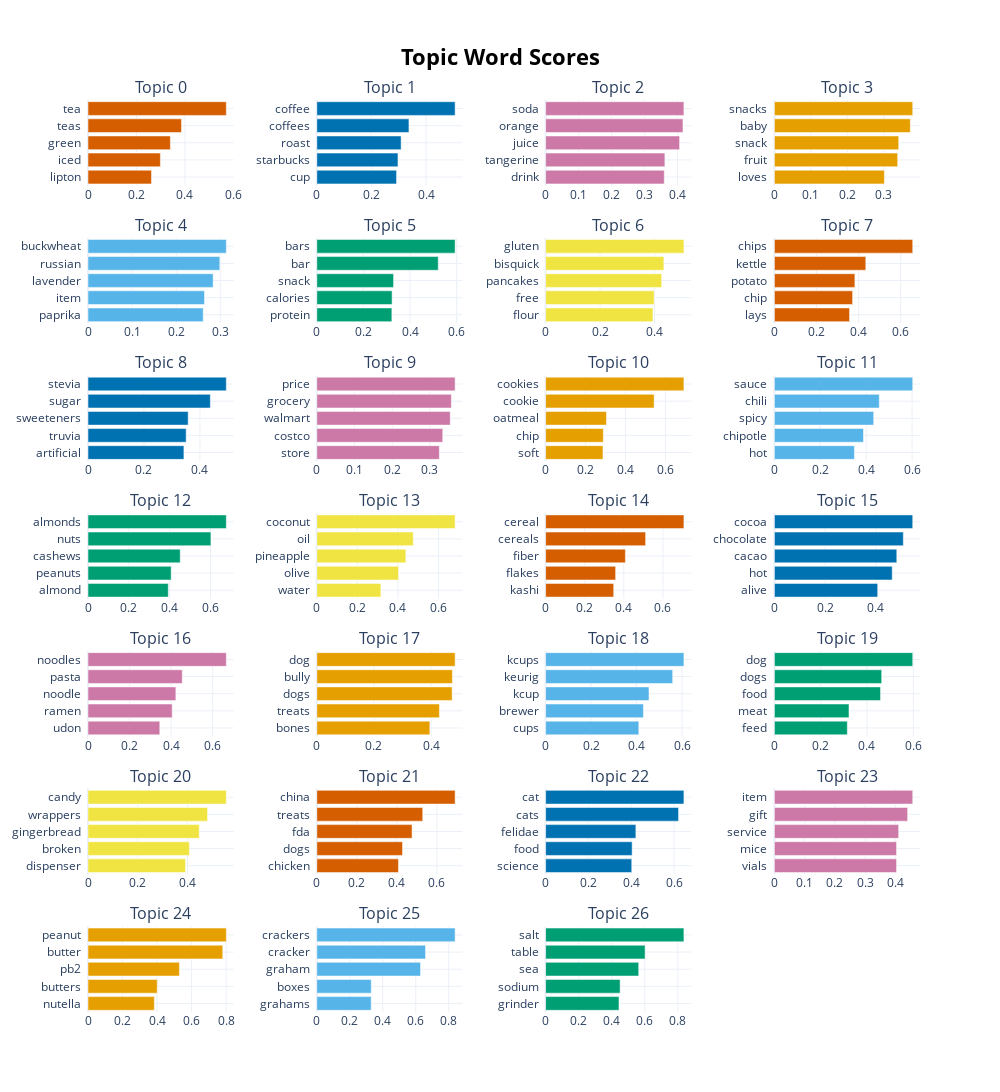

Notebook source saved alongside this figure:
### Code cell
# Produced using BERTopic's innate EDA function.
# More interpretable as it uses word vectors.
model.visualize_barchart(top_n_topics=27)

### Figure 1 — Plotly figure (JSON) as saved in the notebook; plotly's stock layout.template omitted (floating-point values rounded to 4 significant figures)
{"data": [{"marker": {"color": "#D55E00"}, "orientation": "h", "type": "bar", "x": [0.262, 0.2988, 0.34, 0.3857, 0.5709], "xaxis": "x", "y": ["lipton  ", "iced  ", "green  ", "teas  ", "tea  "], "yaxis": "y"}, {"marker": {"color": "#0072B2"}, "orientation": "h", "type": "bar", "x": [0.292, 0.2973, 0.3088, 0.3374, 0.5065], "xaxis": "x2", "y": ["cup  ", "starbucks  ", "roast  ", "coffees  ", "coffee  "], "yaxis": "y2"}, {"marker": {"color": "#CC79A7"}, "orientation": "h", "type": "bar", "x": [0.3597, 0.3615, 0.406, 0.4163, 0.4192], "xaxis": "x3", "y": ["drink  ", "tangerine  ", "juice  ", "orange  ", "soda  "], "yaxis": "y3"}, {"marker": {"color": "#E69F00"}, "orientation": "h", "type": "bar", "x": [0.3018, 0.3383, 0.3412, 0.373, 0.3796], "xaxis": "x4", "y": ["loves  ", "fruit  ", "snack  ", "baby  ", "snacks  "], "yaxis": "y4"}, {"marker": {"color": "#56B4E9"}, "orientation": "h", "type": "bar", "x": [0.2613, 0.2642, 0.2838, 0.2988, 0.3137], "xaxis": "x5", "y": ["paprika  ", "item  ", "lavender  ", "russian  ", "buckwheat  "], "yaxis": "y5"}, {"marker": {"color": "#009E73"}, "orientation": "h", "type": "bar", "x": [0.322, 0.3231, 0.3294, 0.521, 0.5935], "xaxis": "x6", "y": ["protein  ", "calories  ", "snack  ", "bar  ", "bars  "], "yaxis": "y6"}, {"marker": {"color": "#F0E442"}, "orientation": "h", "type": "bar", "x": [0.3945, 0.3989, 0.4265, 0.4346, 0.5082], "xaxis": "x7", "y": ["flour  ", "free  ", "pancakes  ", "bisquick  ", "gluten  "], "yaxis": "y7"}, {"marker": {"color": "#D55E00"}, "orientation": "h", "type": "bar", "x": [0.3568, 0.3713, 0.3821, 0.434, 0.6569], "xaxis": "x8", "y": ["lays  ", "chip  ", "potato  ", "kettle  ", "chips  "], "yaxis": "y8"}, {"marker": {"color": "#0072B2"}, "orientation": "h", "type": "bar", "x": [0.3427, 0.3508, 0.3579, 0.4372, 0.4943], "xaxis": "x9", "y": ["artificial  ", "truvia  ", "sweeteners  ", "sugar  ", "stevia  "], "yaxis": "y9"}, {"marker": {"color": "#CC79A7"}, "orientation": "h", "type": "bar", "x": [0.3251, 0.3341, 0.354, 0.3571, 0.367], "xaxis": "x10", "y": ["store  ", "costco  ", "walmart  ", "grocery  ", "price  "], "yaxis": "y10"}, {"marker": {"color": "#E69F00"}, "orientation": "h", "type": "bar", "x": [0.2871, 0.2889, 0.3045, 0.5432, 0.6923], "xaxis": "x11", "y": ["soft  ", "chip  ", "oatmeal  ", "cookie  ", "cookies  "], "yaxis": "y11"}, {"marker": {"color": "#56B4E9"}, "orientation": "h", "type": "bar", "x": [0.3486, 0.3881, 0.4327, 0.457, 0.6027], "xaxis": "x12", "y": ["hot  ", "chipotle  ", "spicy  ", "chili  ", "sauce  "], "yaxis": "y12"}, {"marker": {"color": "#009E73"}, "orientation": "h", "type": "bar", "x": [0.3931, 0.4072, 0.4515, 0.6018, 0.6772], "xaxis": "x13", "y": ["almond  ", "peanuts  ", "cashews  ", "nuts  ", "almonds  "], "yaxis": "y13"}, {"marker": {"color": "#F0E442"}, "orientation": "h", "type": "bar", "x": [0.3158, 0.4027, 0.4389, 0.4754, 0.6816], "xaxis": "x14", "y": ["water  ", "olive  ", "pineapple  ", "oil  ", "coconut  "], "yaxis": "y14"}, {"marker": {"color": "#D55E00"}, "orientation": "h", "type": "bar", "x": [0.3484, 0.3582, 0.4082, 0.5116, 0.7075], "xaxis": "x15", "y": ["kashi  ", "flakes  ", "fiber  ", "cereals  ", "cereal  "], "yaxis": "y15"}, {"marker": {"color": "#0072B2"}, "orientation": "h", "type": "bar", "x": [0.4069, 0.4641, 0.482, 0.5078, 0.5448], "xaxis": "x16", "y": ["alive  ", "hot  ", "cacao  ", "chocolate  ", "cocoa  "], "yaxis": "y16"}, {"marker": {"color": "#CC79A7"}, "orientation": "h", "type": "bar", "x": [0.3455, 0.4051, 0.4227, 0.4536, 0.6656], "xaxis": "x17", "y": ["udon  ", "ramen  ", "noodle  ", "pasta  ", "noodles  "], "yaxis": "y17"}, {"marker": {"color": "#E69F00"}, "orientation": "h", "type": "bar", "x": [0.3957, 0.4291, 0.4736, 0.4746, 0.4841], "xaxis": "x18", "y": ["bones  ", "treats  ", "dogs  ", "bully  ", "dog  "], "yaxis": "y18"}, {"marker": {"color": "#56B4E9"}, "orientation": "h", "type": "bar", "x": [0.4099, 0.4303, 0.4547, 0.5589, 0.6083], "xaxis": "x19", "y": ["cups  ", "brewer  ", "kcup  ", "keurig  ", "kcups  "], "yaxis": "y19"}, {"marker": {"color": "#009E73"}, "orientation": "h", "type": "bar", "x": [0.3151, 0.3223, 0.4586, 0.4635, 0.5977], "xaxis": "x20", "y": ["feed  ", "meat  ", "food  ", "dogs  ", "dog  "], "yaxis": "y20"}, {"marker": {"color": "#F0E442"}, "orientation": "h", "type": "bar", "x": [0.392, 0.4074, 0.4472, 0.4808, 0.556], "xaxis": "x21", "y": ["dispenser  ", "broken  ", "gingerbread  ", "wrappers  ", "candy  "], "yaxis": "y21"}, {"marker": {"color": "#D55E00"}, "orientation": "h", "type": "bar", "x": [0.408, 0.4283, 0.476, 0.5293, 0.6911], "xaxis": "x22", "y": ["chicken  ", "dogs  ", "fda  ", "treats  ", "china  "], "yaxis": "y22"}, {"marker": {"color": "#0072B2"}, "orientation": "h", "type": "bar", "x": [0.4024, 0.4044, 0.4218, 0.6213, 0.6463], "xaxis": "x23", "y": ["science  ", "food  ", "felidae  ", "cats  ", "cat  "], "yaxis": "y23"}, {"marker": {"color": "#CC79A7"}, "orientation": "h", "type": "bar", "x": [0.4038, 0.4038, 0.4107, 0.4404, 0.4572], "xaxis": "x24", "y": ["vials  ", "mice  ", "service  ", "gift  ", "item  "], "yaxis": "y24"}, {"marker": {"color": "#E69F00"}, "orientation": "h", "type": "bar", "x": [0.3842, 0.4009, 0.5293, 0.7804, 0.8011], "xaxis": "x25", "y": ["nutella  ", "butters  ", "pb2  ", "butter  ", "peanut  "], "yaxis": "y25"}, {"marker": {"color": "#56B4E9"}, "orientation": "h", "type": "bar", "x": [0.3296, 0.33, 0.6288, 0.6592, 0.8384], "xaxis": "x26", "y": ["grahams  ", "boxes  ", "graham  ", "cracker  ", "crackers  "], "yaxis": "y26"}, {"marker": {"color": "#009E73"}, "orientation": "h", "type": "bar", "x": [0.4438, 0.4507, 0.5631, 0.6018, 0.8366], "xaxis": "x27", "y": ["grinder  ", "sodium  ", "sea  ", "table  ", "salt  "], "yaxis": "y27"}], "layout": {"annotations": [{"font": {"size": 16}, "showarrow": false, "text": "Topic 0", "x": 0.0875, "xanchor": "center", "xref": "paper", "y": 1, "yanchor": "bottom", "yref": "paper"}, {"font": {"size": 16}, "showarrow": false, "text": "Topic 1", "x": 0.3625, "xanchor": "center", "xref": "paper", "y": 1, "yanchor": "bottom", "yref": "paper"}, {"font": {"size": 16}, "showarrow": false, "text": "Topic 2", "x": 0.6375, "xanchor": "center", "xref": "paper", "y": 1, "yanchor": "bottom", "yref": "paper"}, {"font": {"size": 16}, "showarrow": false, "text": "Topic 3", "x": 0.9125, "xanchor": "center", "xref": "paper", "y": 1, "yanchor": "bottom", "yref": "paper"}, {"font": {"size": 16}, "showarrow": false, "text": "Topic 4", "x": 0.0875, "xanchor": "center", "xref": "paper", "y": 0.849, "yanchor": "bottom", "yref": "paper"}, {"font": {"size": 16}, "showarrow": false, "text": "Topic 5", "x": 0.3625, "xanchor": "center", "xref": "paper", "y": 0.849, "yanchor": "bottom", "yref": "paper"}, {"font": {"size": 16}, "showarrow": false, "text": "Topic 6", "x": 0.6375, "xanchor": "center", "xref": "paper", "y": 0.849, "yanchor": "bottom", "yref": "paper"}, {"font": {"size": 16}, "showarrow": false, "text": "Topic 7", "x": 0.9125, "xanchor": "center", "xref": "paper", "y": 0.849, "yanchor": "bottom", "yref": "paper"}, {"font": {"size": 16}, "showarrow": false, "text": "Topic 8", "x": 0.0875, "xanchor": "center", "xref": "paper", "y": 0.698, "yanchor": "bottom", "yref": "paper"}, {"font": {"size": 16}, "showarrow": false, "text": "Topic 9", "x": 0.3625, "xanchor": "center", "xref": "paper", "y": 0.698, "yanchor": "bottom", "yref": "paper"}, {"font": {"size": 16}, "showarrow": false, "text": "Topic 10", "x": 0.6375, "xanchor": "center", "xref": "paper", "y": 0.698, "yanchor": "bottom", "yref": "paper"}, {"font": {"size": 16}, "showarrow": false, "text": "Topic 11", "x": 0.9125, "xanchor": "center", "xref": "paper", "y": 0.698, "yanchor": "bottom", "yref": "paper"}, {"font": {"size": 16}, "showarrow": false, "text": "Topic 12", "x": 0.0875, "xanchor": "center", "xref": "paper", "y": 0.5469, "yanchor": "bottom", "yref": "paper"}, {"font": {"size": 16}, "showarrow": false, "text": "Topic 13", "x": 0.3625, "xanchor": "center", "xref": "paper", "y": 0.5469, "yanchor": "bottom", "yref": "paper"}, {"font": {"size": 16}, "showarrow": false, "text": "Topic 14", "x": 0.6375, "xanchor": "center", "xref": "paper", "y": 0.5469, "yanchor": "bottom", "yref": "paper"}, {"font": {"size": 16}, "showarrow": false, "text": "Topic 15", "x": 0.9125, "xanchor": "center", "xref": "paper", "y": 0.5469, "yanchor": "bottom", "yref": "paper"}, {"font": {"size": 16}, "showarrow": false, "text": "Topic 16", "x": 0.0875, "xanchor": "center", "xref": "paper", "y": 0.3959, "yanchor": "bottom", "yref": "paper"}, {"font": {"size": 16}, "showarrow": false, "text": "Topic 17", "x": 0.3625, "xanchor": "center", "xref": "paper", "y": 0.3959, "yanchor": "bottom", "yref": "paper"}, {"font": {"size": 16}, "showarrow": false, "text": "Topic 18", "x": 0.6375, "xanchor": "center", "xref": "paper", "y": 0.3959, "yanchor": "bottom", "yref": "paper"}, {"font": {"size": 16}, "showarrow": false, "text": "Topic 19", "x": 0.9125, "xanchor": "center", "xref": "paper", "y": 0.3959, "yanchor": "bottom", "yref": "paper"}, {"font": {"size": 16}, "showarrow": false, "text": "Topic 20", "x": 0.0875, "xanchor": "center", "xref": "paper", "y": 0.2449, "yanchor": "bottom", "yref": "paper"}, {"font": {"size": 16}, "showarrow": false, "text": "Topic 21", "x": 0.3625, "xanchor": "center", "xref": "paper", "y": 0.2449, "yanchor": "bottom", "yref": "paper"}, {"font": {"size": 16}, "showarrow": false, "text": "Topic 22", "x": 0.6375, "xanchor": "center", "xref": "paper", "y": 0.2449, "yanchor": "bottom", "yref": "paper"}, {"font": {"size": 16}, "showarrow": false, "text": "Topic 23", "x": 0.9125, "xanchor": "center", "xref": "paper", "y": 0.2449, "yanchor": "bottom", "yref": "paper"}, {"font": {"size": 16}, "showarrow": false, "text": "Topic 24", "x": 0.0875, "xanchor": "center", "xref": "paper", "y": 0.09388, "yanchor": "bottom", "yref": "paper"}, {"font": {"size": 16}, "showarrow": false, "text": "Topic 25", "x": 0.3625, "xanchor": "center", "xref": "paper", "y": 0.09388, "yanchor": "bottom", "yref": "paper"}, {"font": {"size": 16}, "showarrow": false, "text": "Topic 26", "x": 0.6375, "xanchor": "center", "xref": "paper", "y": 0.09388, "yanchor": "bottom", "yref": "paper"}], "height": 1750, "hoverlabel": {"bgcolor": "white", "font": {"family": "Rockwell", "size": 16}}, "showlegend": false, "title": {"font": {"color": "Black", "size": 22}, "text": "<b>Topic Word Scores", "x": 0.5, "xanchor": "center", "yanchor": "top"}, "width": 1000, "xaxis": {"anchor": "y", "domain": [0, 0.175], "showgrid": true}, "xaxis10": {"anchor": "y10", "domain": [0.275, 0.45], "showgrid": true}, "xaxis11": {"anchor": "y11", "domain": [0.55, 0.725], "showgrid": true}, "xaxis12": {"anchor": "y12", "domain": [0.825, 1], "showgrid": true}, "xaxis13": {"anchor": "y13", "domain": [0, 0.175], "showgrid": true}, "xaxis14": {"anchor": "y14", "domain": [0.275, 0.45], "showgrid": true}, "xaxis15": {"anchor": "y15", "domain": [0.55, 0.725], "showgrid": true}, "xaxis16": {"anchor": "y16", "domain": [0.825, 1], "showgrid": true}, "xaxis17": {"anchor": "y17", "domain": [0, 0.175], "showgrid": true}, "xaxis18": {"anchor": "y18", "domain": [0.275, 0.45], "showgrid": true}, "xaxis19": {"anchor": "y19", "domain": [0.55, 0.725], "showgrid": true}, "xaxis2": {"anchor": "y2", "domain": [0.275, 0.45], "showgrid": true}, "xaxis20": {"anchor": "y20", "domain": [0.825, 1], "showgrid": true}, "xaxis21": {"anchor": "y21", "domain": [0, 0.175], "showgrid": true}, "xaxis22": {"anchor": "y22", "domain": [0.275, 0.45], "showgrid": true}, "xaxis23": {"anchor": "y23", "domain": [0.55, 0.725], "showgrid": true}, "xaxis24": {"anchor": "y24", "domain": [0.825, 1], "showgrid": true}, "xaxis25": {"anchor": "y25", "domain": [0, 0.175], "showgrid": true}, "xaxis26": {"anchor": "y26", "domain": [0.275, 0.45], "showgrid": true}, "xaxis27": {"anchor": "y27", "domain": [0.55, 0.725], "showgrid": true}, "xaxis28": {"anchor": "y28", "domain": [0.825, 1], "showgrid": true}, "xaxis3": {"anchor": "y3", "domain": [0.55, 0.725], "showgrid": true}, "xaxis4": {"anchor": "y4", "domain": [0.825, 1], "showgrid": true}, "xaxis5": {"anchor": "y5", "domain": [0, 0.175], "showgrid": true}, "xaxis6": {"anchor": "y6", "domain": [0.275, 0.45], "showgrid": true}, "xaxis7": {"anchor": "y7", "domain": [0.55, 0.725], "showgrid": true}, "xaxis8": {"anchor": "y8", "domain": [0.825, 1], "showgrid": true}, "xaxis9": {"anchor": "y9", "domain": [0, 0.175], "showgrid": true}, "yaxis": {"anchor": "x", "domain": [0.9061, 1], "showgrid": true}, "yaxis10": {"anchor": "x10", "domain": [0.6041, 0.698], "showgrid": true}, "yaxis11": {"anchor": "x11", "domain": [0.6041, 0.698], "showgrid": true}, "yaxis12": {"anchor": "x12", "domain": [0.6041, 0.698], "showgrid": true}, "yaxis13": {"anchor": "x13", "domain": [0.4531, 0.5469], "showgrid": true}, "yaxis14": {"anchor": "x14", "domain": [0.4531, 0.5469], "showgrid": true}, "yaxis15": {"anchor": "x15", "domain": [0.4531, 0.5469], "showgrid": true}, "yaxis16": {"anchor": "x16", "domain": [0.4531, 0.5469], "showgrid": true}, "yaxis17": {"anchor": "x17", "domain": [0.302, 0.3959], "showgrid": true}, "yaxis18": {"anchor": "x18", "domain": [0.302, 0.3959], "showgrid": true}, "yaxis19": {"anchor": "x19", "domain": [0.302, 0.3959], "showgrid": true}, "yaxis2": {"anchor": "x2", "domain": [0.9061, 1], "showgrid": true}, "yaxis20": {"anchor": "x20", "domain": [0.302, 0.3959], "showgrid": true}, "yaxis21": {"anchor": "x21", "domain": [0.151, 0.2449], "showgrid": true}, "yaxis22": {"anchor": "x22", "domain": [0.151, 0.2449], "showgrid": true}, "yaxis23": {"anchor": "x23", "domain": [0.151, 0.2449], "showgrid": true}, "yaxis24": {"anchor": "x24", "domain": [0.151, 0.2449], "showgrid": true}, "yaxis25": {"anchor": "x25", "domain": [0, 0.09388], "showgrid": true}, "yaxis26": {"anchor": "x26", "domain": [0, 0.09388], "showgrid": true}, "yaxis27": {"anchor": "x27", "domain": [0, 0.09388], "showgrid": true}, "yaxis28": {"anchor": "x28", "domain": [0, 0.09388], "showgrid": true}, "yaxis3": {"anchor": "x3", "domain": [0.9061, 1], "showgrid": true}, "yaxis4": {"anchor": "x4", "domain": [0.9061, 1], "showgrid": true}, "yaxis5": {"anchor": "x5", "domain": [0.7551, 0.849], "showgrid": true}, "yaxis6": {"anchor": "x6", "domain": [0.7551, 0.849], "showgrid": true}, "yaxis7": {"anchor": "x7", "domain": [0.7551, 0.849], "showgrid": true}, "yaxis8": {"anchor": "x8", "domain": [0.7551, 0.849], "showgrid": true}, "yaxis9": {"anchor": "x9", "domain": [0.6041, 0.698], "showgrid": true}}}
